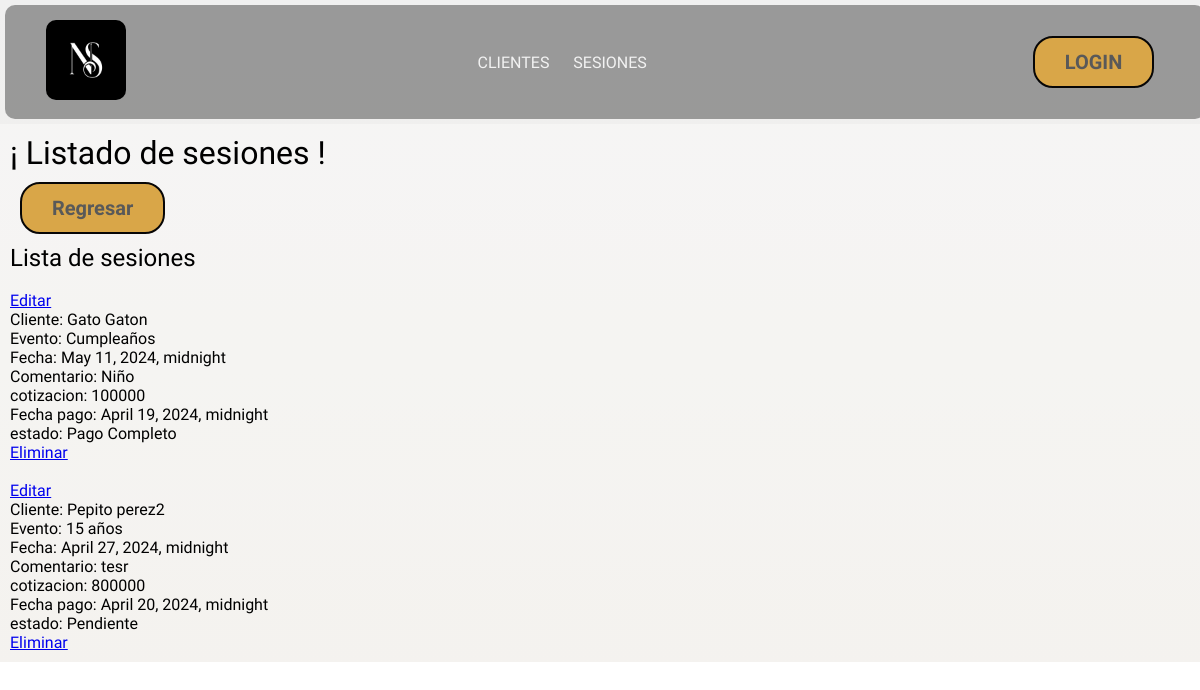
Before: /formulario/lista_sesiones/ with the older database file.
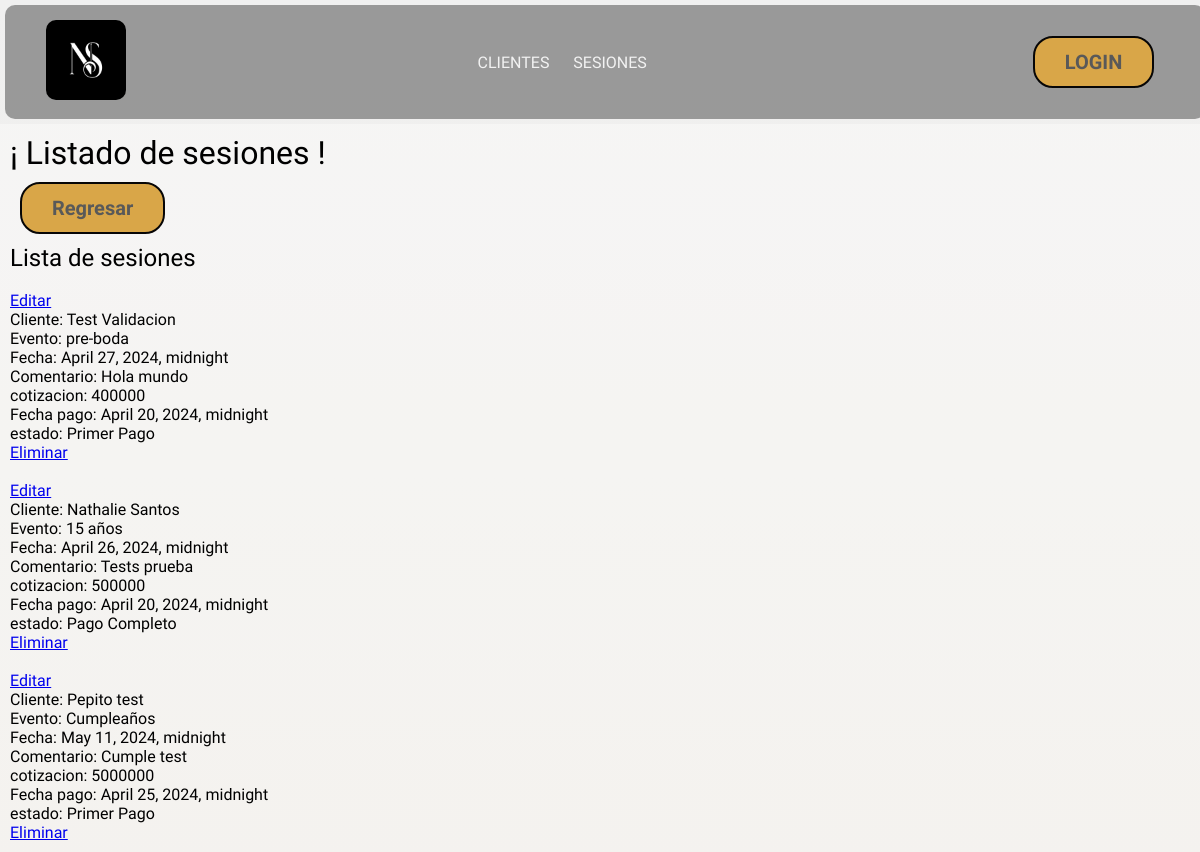
After: the same page with the newer database file.
### formulario/models.py (models this page shows)
class Sesion(models.Model):
  ses_date        = models.DateTimeField(verbose_name='Fecha del evento')
  ses_comment     = models.TextField(verbose_name='Comentarios')
  cotizacion      = models.IntegerField(verbose_name='Cotizacion')
  pay_date        = models.DateTimeField(verbose_name='Fecha de pago')
  usuario         = models.ForeignKey(Usuario, on_delete=models.CASCADE,verbose_name='Cliente')
  event_type      = models.ForeignKey(Event_type, on_delete=models.CASCADE,verbose_name='Tipo de evento')
  pay_status      = models.ForeignKey(Status, on_delete=models.CASCADE,verbose_name='Estado de pago')

class Usuario(models.Model):
  user_doc        = models.IntegerField(verbose_name='Numero de documento')
  user_name       = models.CharField(max_length=40, blank= False, null= False,verbose_name= 'Nombre')
  user_email      = models.EmailField(verbose_name='Correo electronico')
  user_phone      = models.IntegerField(verbose_name='Numero de teléfono')
  fecha_registro  = models.DateTimeField (verbose_name='Fecha de registro',auto_now_add=True)
  def __str__(self):
    return self.user_name

class Event_type(models.Model):
  type      = models.CharField(max_length=30, null=False, blank=False,verbose_name='Nuevo evento')
  def __str__(self):
    return self.type

class Status(models.Model):
  nombre    = models.CharField(max_length=30, null=False, blank=False,verbose_name='Nuevo estado de pago')
  def __str__(self):
    return self.nombre

### formulario/views.py (the view)
# urls.py: path('lista_sesiones/',         views.sesiones_list,  name="lista_sesiones"),
def sesiones_list(request):
  lista_sesiones = Sesion.objects.all()
  return render(request, '1.administrador/lista_sesiones.html', {
    'lista_sesiones': lista_sesiones
  })

### templates/1.administrador/lista_sesiones.html (shortened to what this page needs)
{% extends "layouts/app.html" %}
{% block content %}
<h1>¡ Listado de sesiones !</h1>
{% endblock content %}
{% block registrar %}
<form action="{% url "admin_sesiones" %}">
  <button type="submit"> Regresar </button>
</form>
<h2> Lista de sesiones </h2>
<ul>
  {% for sesion in lista_sesiones %}
  <li>
    <br>
    <a href="{% url "editar_sesion" sesion.id %}"> Editar </a>
    <p>
      Cliente:    {{sesion.usuario}}<br>
      Evento:     {{sesion.event_type}}<br>
      Fecha:      {{sesion.ses_date}}<br>
      Comentario: {{sesion.ses_comment}}<br>
      cotizacion: {{sesion.cotizacion}}<br>
      Fecha pago: {{sesion.pay_date}}<br>
      estado:     {{sesion.pay_status}}<br>
    </p>
    <a href="{% url "delete_sesion" sesion.id %}"> Eliminar </a>
  </li>
  {% endfor %}
</ul>
{% endblock registrar %}

### templates/layouts/app.html (shortened to what this page needs)
{% load static %}
<!DOCTYPE html>
<html lang="en">
<head>
  <link rel="stylesheet" href={% static "styles.css" %}>
</head>
<body>
  <header>
    {% include "layouts/partials/menu.html" %}
  </header>
  <main>
    {% block content %}{% endblock content %}
    <div>
    {% block registrar %}{% endblock registrar %}
    </div>
  </main>
</body>
</html>

### templates/layouts/partials/menu.html (shortened to what this page needs)
<div class="navbar">
  <nav>
    <div class="nav-logo">
      <a href={% url "admin_dashboard" %}>
        <img src="/static/images/Logo1.jpg" alt="logo" class="logo">
    </div>
    <ul>
      <li>
        <a href={% url "admin_users" %}>CLIENTES</a>
      </li>
      <li>
        <a href={% url "admin_sesiones" %}>SESIONES</a>
      </li>
      <li>
    </ul>
    <form action="{% url "login" %}">
      <button type="submit">LOGIN</button>
    </form>
  </nav>
</div>

### static/styles.css (style rules this page uses)
* { margin: 0; padding: 0; font-family: "Courgette"; font-weight: 400; font-style: normal; box-sizing: border-box; }
body { background-image: linear-gradient(rgba(0, 0, 0, 0.058),rgba(223, 217, 206, 0.527)),url(images/fondo2.jpg); background-position: center 20% ; background-repeat: no-repeat; background-size: 100%; }
nav { display: flex; align-items: center; justify-content: space-between; padding: 10PX 3% ; }
header { background-color: #737373b0; color: #BFBFBF; padding: 5px; width: 100%; margin: 5px; border-radius: 10px; }
.logo { height: 80px; border-radius: 10px; }
nav ul li { list-style-type: none; display: inline-block; padding: 5px 10px; }
nav ul li a { color:#F2F2F2; text-decoration: none; }
button { border: none; padding: 10px; background-color: #D9A648; padding: 12px 30px; border-radius: 20px; font-size: 20px; font-weight: bold; color: #595959; margin: 10px; border: 2px solid #070606; }
main { padding: 10px; background-color: rgba(255, 255, 255, 0.356); }

Changed rows visible on the page:
removed Sesion: usuario "Gato Gaton", event_type "Cumpleaños", ses_date "May 11, 2024, midnight", ses_comment "Niño", cotizacion "100000", pay_date "April 19, 2024, midnight", pay_status "Pago Completo"
removed Sesion: usuario "Pepito perez2", event_type "15 años", ses_date "April 27, 2024, midnight", ses_comment "tesr", cotizacion "800000", pay_date "April 20, 2024, midnight", pay_status "Pendiente"
added Sesion: usuario "Test Validacion", event_type "pre-boda", ses_date "April 27, 2024, midnight", ses_comment "Hola mundo", cotizacion "400000", pay_date "April 20, 2024, midnight", pay_status "Primer Pago"
added Sesion: usuario "Nathalie Santos", event_type "15 años", ses_date "April 26, 2024, midnight", ses_comment "Tests prueba", cotizacion "500000", pay_date "April 20, 2024, midnight", pay_status "Pago Completo"
added Sesion: usuario "Pepito test", event_type "Cumpleaños", ses_date "May 11, 2024, midnight", ses_comment "Cumple test", cotizacion "5000000", pay_date "April 25, 2024, midnight", pay_status "Primer Pago"
